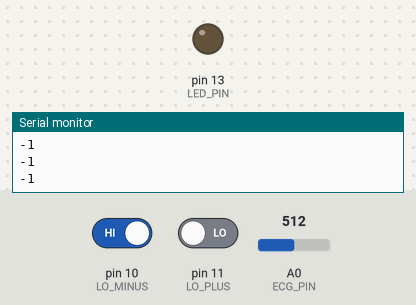
The sketch below on a simulated Arduino Uno, built with avr-gcc and run on an emulated ATmega328P. Parts: output pins drawn as LEDs (lit = HIGH), the last lines printed to the serial monitor. Dashed ring = blinking. Inputs (shaded band) come from the test bench; at power-on: pin 10 (LO_MINUS) HIGH, pin 11 (LO_PLUS) LOW, A0 (ECG_PIN) = 512.

Above: at 1.2 s.
1.3 s: pin 10 (LO_MINUS) driven LOW
2.8 s: pin 11 (LO_PLUS) driven HIGH
At 4.2 s:
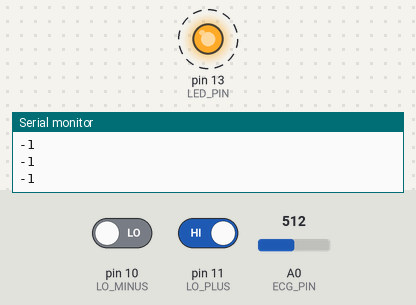
5.8 s: pin 11 (LO_PLUS) driven LOW
At 7.0 s:
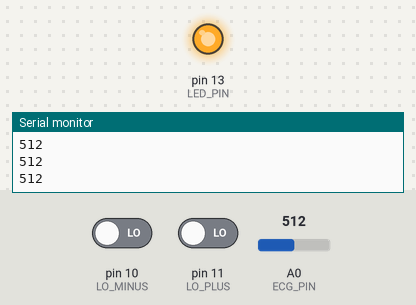
7.3 s: pin 10 (LO_MINUS) driven HIGH
At 8.7 s:
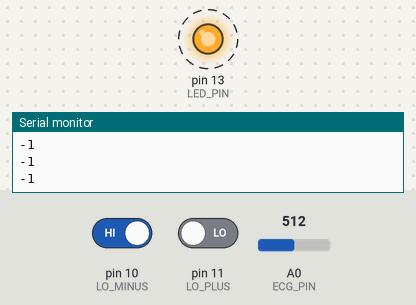
Timing chart, 0 to 11.3 s (numbered marks = the images above; inputs shaded):
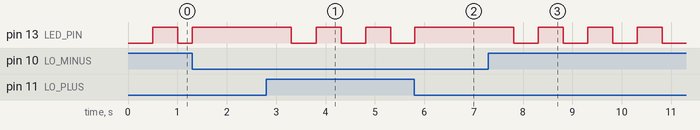

Measured:
- after the input at 2.8 s, pin 13 (LED_PIN): alternates HIGH for 0.50 s and LOW for 0.50 s, starting after 0.51 s
- after the input at 5.8 s, pin 13 (LED_PIN): goes on until 5.8 s, then stays HIGH
- after the input at 7.3 s, pin 13 (LED_PIN): alternates HIGH for 0.50 s and LOW for 0.50 s, starting after 0.51 s

The sketch:

EKG_program_na_Arduino_NANO.ino
```cpp
// Opinowanie
#define LO_PLUS 11
#define LO_MINUS 10
#define ECG_PIN A0
#define LED_PIN LED_BUILTIN

// Średnia ruchoma - sposób filtracji sygnału
const int smoothWindow = 5;
int rawValues[smoothWindow];
int smoothIndex = 0;

// LED - parametry umożliwiające jego "miganie"
unsigned long lastBlink = 0;
bool ledState = false;

void setup() {
  Serial.begin(115200);

  pinMode(LO_PLUS, INPUT);
  pinMode(LO_MINUS, INPUT);
  pinMode(LED_PIN, OUTPUT);

  for (int i = 0; i < smoothWindow; i++) {
    rawValues[i] = 0;
  }
}

void loop() {

  // Powiąznie "migania" LED'u z podpięciem elektrod

  bool electrodesConnected =
    (digitalRead(LO_PLUS) == LOW && digitalRead(LO_MINUS) == LOW);

  if (electrodesConnected) {
    digitalWrite(LED_PIN, HIGH);
  } else {
    if (millis() - lastBlink > 500) {
      lastBlink = millis();
      ledState = !ledState;
      digitalWrite(LED_PIN, ledState);
    }
  }

  int rawValue = analogRead(ECG_PIN);

  // Wygładzam sygnał
  rawValues[smoothIndex] = rawValue;
  smoothIndex = (smoothIndex + 1) % smoothWindow;

  int smoothedValue = 0;
  for (int i = 0; i < smoothWindow; i++) {
    smoothedValue += rawValues[i];
  }
  smoothedValue /= smoothWindow;

  // Wysyłam sygnał do komputera na port COM
  if (electrodesConnected) {
    Serial.println(smoothedValue);  // Wartości przyjmowane przez sygnał przy podpiętych elektrodach: 0–1023
  } else {
    Serial.println(-1);             // Wartości przyjmowane przez sygnał przy odpiętych elektrodach: -1
  }

  delay(10); // Częstotliwość: ~100 Hz
}
```
